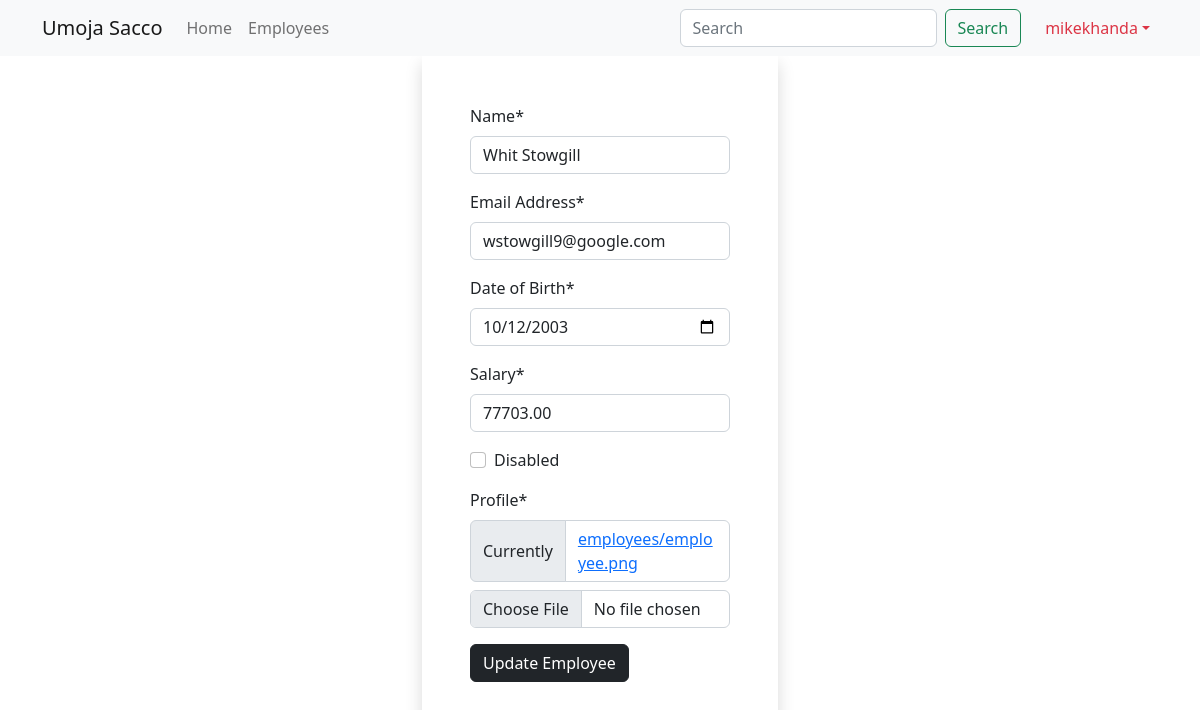
The page /employees/update/10 (signed in) on the database its author committed.
### main_app/models.py (models this page shows, shortened)
class Employee(models.Model):
    name = models.CharField(max_length=40)
    email = models.EmailField(unique=True)
    dob = models.DateField(null=True)
    salary = models.DecimalField(max_digits=7, decimal_places=2)
    disabled = models.BooleanField(default=False)
    profile = models.ImageField(upload_to=unique_img_name, null=True, default='employees/employee.png')
    created_at = models.DateTimeField(auto_now_add=True, null=True)  # Once during creation
    updated_at = models.DateTimeField(auto_now_add=True, null=True)  # Every time on update happens

### main_app/views.py (the view)
# urls.py: path('employees/update/<int:emp_id>', views.employee_update, name='update'),
@login_required
@permission_required('main_app.change_employee', raise_exception=True)
def employee_update(request, emp_id):
    employee = get_object_or_404(Employee, pk=emp_id)  # SELECT * FROM employees WHERE id=1
    if request.method == "POST":
        form = EmployeeForm(request.POST, request.FILES, instance=employee)
        if form.is_valid():
            form.save()
            messages.success(request, "Employee updated successfully")
            return redirect('details', emp_id)
    else:
        form = EmployeeForm(instance=employee)
    return render(request, "update.html", {"form": form})

### main_app/app_forms.py
class EmployeeForm(forms.ModelForm):
    class Meta:
        model = Employee
        fields = "__all__"
        widgets = {
            "dob": forms.DateInput(attrs={"type": "date", "min": "1990-01-01", "max": "2005-12-31"}),
            "salary": forms.NumberInput(attrs={"max": 75000, "min": 10000})
        }
        labels ={
            "dob": "Date of Birth",
            "email": "Email Address",
        }

### templates/update.html (shortened to what this page needs)
{% extends 'base_template.html' %}
{% load crispy_forms_filters %}
{% block content %}
    {% include 'navbar.html' %}
    <div class="container">
        <div class="row justify-content-center">
            <div class="col-sm-4">
                <form action="{{ request.path }}" method="post" enctype="multipart/form-data" class="shadow py-5 px-5">
                    {{ form | crispy }}
                    <button class="btn btn-dark">Update Employee</button>
                </form>
            </div>
        </div>
    </div>
{% endblock %}

### templates/navbar.html (shortened to what this page needs)
<nav class="navbar sticky-top navbar-expand-lg bg-light">
    <div class="container">
        <a class="navbar-brand" href="{% url 'home' %}">Umoja Sacco</a>
        <div class="collapse navbar-collapse" id="navbarTogglerDemo02">
            <ul class="navbar-nav me-auto mb-2 mb-lg-0">
                <li class="nav-item">
                    <a class="nav-link  {% if "/" == request.path %} active {% endif %}" aria-current="page"
                       href="{% url 'home' %}">Home</a>
                </li>
                <li class="nav-item">
                    <a class="nav-link  {% if "/employees" == request.path %} active {% endif %}"
                       href="{% url 'all' %}">Employees</a>
                </li>
            </ul>
            <form class="d-flex" role="search" method="get" action="{% url 'search' %}">
                <input class="form-control me-2" name="search_word" type="search" placeholder="Search"
                       aria-label="Search">
                <button class="btn btn-outline-success" type="submit">Search</button>
            </form>
            <ul class="navbar-nav ms-3 mb-2 mb-lg-0">
                <li class="nav-item dropdown">
                    <a class="nav-link dropdown-toggle text-danger" href="#" role="button"
                       data-bs-toggle="dropdown">{{ user.username }}</a>
                </li>
            </ul>
        </div>
    </div>
</nav>

### rows shown on the page
Employee: name "Whit Stowgill", email "wstowgill9@google.com", dob "10/12/2003", salary "77703.00"

### other values the page prints
{{ user.username }} "mikekhanda"
